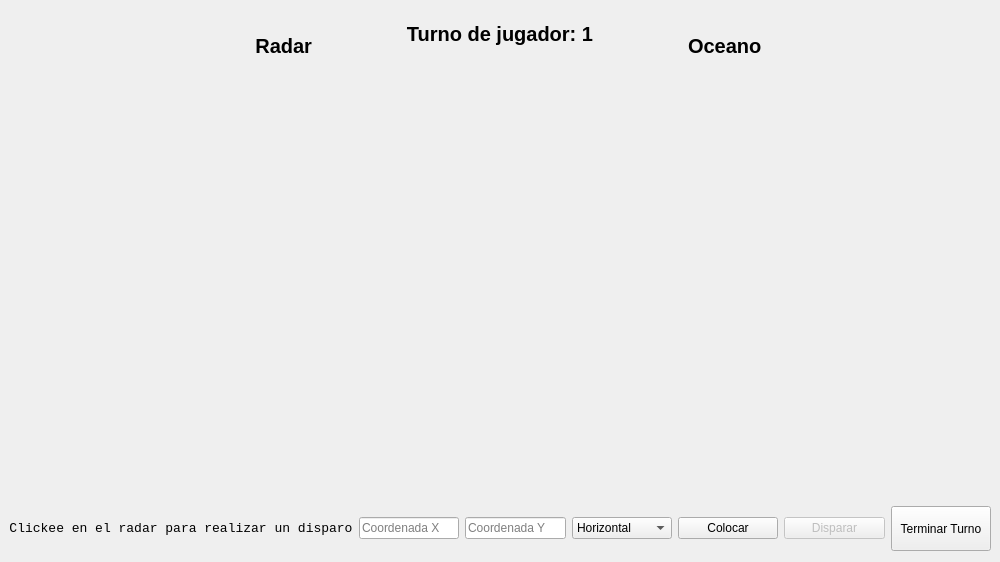
<?xml version="1.0" encoding="UTF-8"?>
<ui version="4.0">
 <class>MainWindow</class>
 <widget class="QMainWindow" name="MainWindow">
  <property name="geometry">
   <rect>
    <x>0</x>
    <y>0</y>
    <width>1000</width>
    <height>562</height>
   </rect>
  </property>
  <property name="windowTitle">
   <string>MainWindow</string>
  </property>
  <property name="styleSheet">
   <string notr="true"/>
  </property>
  <property name="windowFilePath">
   <string notr="true"/>
  </property>
  <widget class="QWidget" name="centralwidget">
   <property name="styleSheet">
    <string notr="true"/>
   </property>
   <layout class="QVBoxLayout" name="verticalLayout" stretch="1,9,1">
    <property name="leftMargin">
     <number>9</number>
    </property>
    <property name="topMargin">
     <number>9</number>
    </property>
    <property name="rightMargin">
     <number>9</number>
    </property>
    <property name="bottomMargin">
     <number>9</number>
    </property>
    <item>
     <layout class="QHBoxLayout" name="parte_superior" stretch="5,1,4,1,5">
      <item>
       <widget class="QLabel" name="label">
        <property name="font">
         <font>
          <family>Arial</family>
          <pointsize>15</pointsize>
          <bold>true</bold>
         </font>
        </property>
        <property name="text">
         <string>Radar</string>
        </property>
        <property name="alignment">
         <set>Qt::AlignBottom|Qt::AlignRight|Qt::AlignTrailing</set>
        </property>
       </widget>
      </item>
      <item>
       <spacer name="horizontalSpacer_4">
        <property name="orientation">
         <enum>Qt::Horizontal</enum>
        </property>
        <property name="sizeType">
         <enum>QSizePolicy::Ignored</enum>
        </property>
        <property name="sizeHint" stdset="0">
         <size>
          <width>40</width>
          <height>20</height>
         </size>
        </property>
       </spacer>
      </item>
      <item>
       <widget class="QLabel" name="turno_de">
        <property name="font">
         <font>
          <family>Arial</family>
          <pointsize>15</pointsize>
          <bold>true</bold>
         </font>
        </property>
        <property name="text">
         <string>Turno de jugador: 1</string>
        </property>
        <property name="alignment">
         <set>Qt::AlignCenter</set>
        </property>
       </widget>
      </item>
      <item>
       <spacer name="horizontalSpacer_5">
        <property name="orientation">
         <enum>Qt::Horizontal</enum>
        </property>
        <property name="sizeType">
         <enum>QSizePolicy::Ignored</enum>
        </property>
        <property name="sizeHint" stdset="0">
         <size>
          <width>40</width>
          <height>20</height>
         </size>
        </property>
       </spacer>
      </item>
      <item>
       <widget class="QLabel" name="label_3">
        <property name="font">
         <font>
          <family>Arial</family>
          <pointsize>15</pointsize>
          <bold>true</bold>
         </font>
        </property>
        <property name="text">
         <string>Oceano</string>
        </property>
        <property name="alignment">
         <set>Qt::AlignBottom|Qt::AlignLeading|Qt::AlignLeft</set>
        </property>
       </widget>
      </item>
     </layout>
    </item>
    <item>
     <layout class="QHBoxLayout" name="tablerosLayout" stretch="0,15,1,15,1">
      <property name="leftMargin">
       <number>0</number>
      </property>
      <property name="topMargin">
       <number>0</number>
      </property>
      <property name="rightMargin">
       <number>0</number>
      </property>
      <property name="bottomMargin">
       <number>0</number>
      </property>
      <item>
       <spacer name="horizontalSpacer">
        <property name="orientation">
         <enum>Qt::Horizontal</enum>
        </property>
        <property name="sizeType">
         <enum>QSizePolicy::Expanding</enum>
        </property>
        <property name="sizeHint" stdset="0">
         <size>
          <width>40</width>
          <height>20</height>
         </size>
        </property>
       </spacer>
      </item>
      <item>
       <layout class="QGridLayout" name="radarVisual">
        <property name="sizeConstraint">
         <enum>QLayout::SetDefaultConstraint</enum>
        </property>
        <property name="spacing">
         <number>1</number>
        </property>
       </layout>
      </item>
      <item>
       <spacer name="horizontalSpacer_2">
        <property name="orientation">
         <enum>Qt::Horizontal</enum>
        </property>
        <property name="sizeType">
         <enum>QSizePolicy::Expanding</enum>
        </property>
        <property name="sizeHint" stdset="0">
         <size>
          <width>40</width>
          <height>20</height>
         </size>
        </property>
       </spacer>
      </item>
      <item>
       <layout class="QGridLayout" name="oceanoVisual">
        <property name="sizeConstraint">
         <enum>QLayout::SetDefaultConstraint</enum>
        </property>
        <property name="spacing">
         <number>1</number>
        </property>
       </layout>
      </item>
      <item>
       <spacer name="horizontalSpacer_3">
        <property name="orientation">
         <enum>Qt::Horizontal</enum>
        </property>
        <property name="sizeType">
         <enum>QSizePolicy::Expanding</enum>
        </property>
        <property name="sizeHint" stdset="0">
         <size>
          <width>40</width>
          <height>20</height>
         </size>
        </property>
       </spacer>
      </item>
     </layout>
    </item>
    <item>
     <layout class="QHBoxLayout" name="parte_inferior" stretch="1,1,1,1,1,1,1">
      <property name="sizeConstraint">
       <enum>QLayout::SetNoConstraint</enum>
      </property>
      <property name="topMargin">
       <number>2</number>
      </property>
      <property name="bottomMargin">
       <number>2</number>
      </property>
      <item>
       <widget class="QLabel" name="instruccionesLabel">
        <property name="font">
         <font>
          <family>Consolas</family>
          <pointsize>10</pointsize>
         </font>
        </property>
        <property name="text">
         <string>Clickee en el radar para realizar un disparo</string>
        </property>
        <property name="alignment">
         <set>Qt::AlignCenter</set>
        </property>
       </widget>
      </item>
      <item>
       <widget class="QLineEdit" name="coordX">
        <property name="placeholderText">
         <string>Coordenada X</string>
        </property>
       </widget>
      </item>
      <item>
       <widget class="QLineEdit" name="coordY">
        <property name="placeholderText">
         <string>Coordenada Y</string>
        </property>
       </widget>
      </item>
      <item>
       <widget class="QComboBox" name="btnOrientacion">
        <property name="enabled">
         <bool>true</bool>
        </property>
        <item>
         <property name="text">
          <string>Horizontal</string>
         </property>
        </item>
        <item>
         <property name="text">
          <string>Vertical</string>
         </property>
        </item>
       </widget>
      </item>
      <item>
       <widget class="QPushButton" name="btnColocar">
        <property name="text">
         <string>Colocar</string>
        </property>
       </widget>
      </item>
      <item>
       <widget class="QPushButton" name="btnDisparar">
        <property name="enabled">
         <bool>false</bool>
        </property>
        <property name="styleSheet">
         <string notr="true"/>
        </property>
        <property name="text">
         <string>Disparar</string>
        </property>
       </widget>
      </item>
      <item>
       <widget class="QPushButton" name="btnTerminarTurno">
        <property name="sizePolicy">
         <sizepolicy hsizetype="Ignored" vsizetype="Expanding">
          <horstretch>0</horstretch>
          <verstretch>0</verstretch>
         </sizepolicy>
        </property>
        <property name="baseSize">
         <size>
          <width>11</width>
          <height>8</height>
         </size>
        </property>
        <property name="text">
         <string>Terminar Turno</string>
        </property>
       </widget>
      </item>
     </layout>
    </item>
   </layout>
  </widget>
 </widget>
 <resources/>
 <connections/>
</ui>
